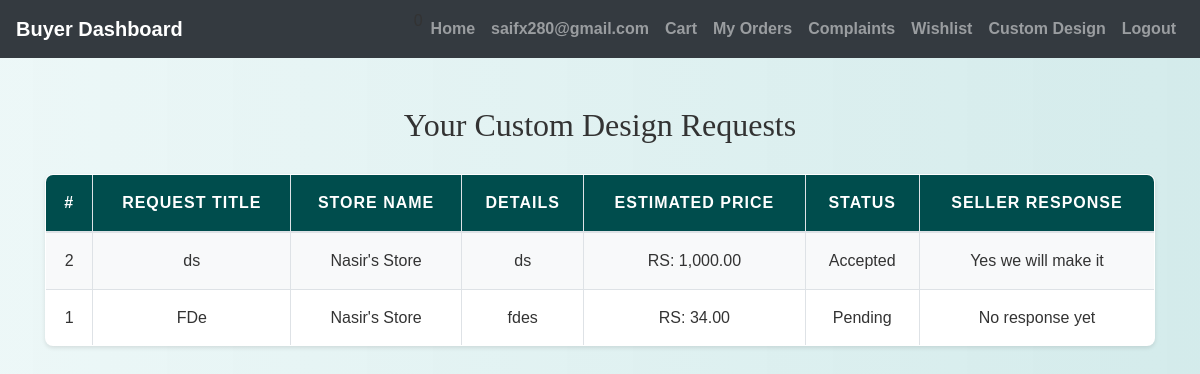
The page /buyer/view_requests.php (signed in) on the database its author committed.
### tables this page shows
CREATE TABLE `custom_requests` (
  `id` int(11) NOT NULL,
  `customer_id` int(11) NOT NULL,
  `seller_id` int(11) NOT NULL,
  `title` varchar(255) NOT NULL,
  `details` text NOT NULL,
  `estimated_price` decimal(10,2) NOT NULL,
  `status` enum('pending','accepted','declined','in progress','completed') DEFAULT 'pending',
  `seller_response_message` text DEFAULT NULL,
  `created_at` timestamp NOT NULL DEFAULT current_timestamp()
);

CREATE TABLE `stores` (
  `StoreID` int(11) NOT NULL,
  `StoreName` varchar(255) NOT NULL,
  `Description` text NOT NULL,
  `Location` varchar(255) NOT NULL,
  `SellerID` int(11) NOT NULL
);

### buyer/view_requests.php (the view, shortened to what this page needs)
<?php
include('config.php');
$user_id = $_SESSION['id'];
$sql_requests = "SELECT cr.id, cr.title, cr.details, cr.estimated_price, cr.status, cr.seller_response_message, s.StoreName
                 FROM custom_requests cr
                 JOIN stores s ON cr.seller_id = s.SellerID
                 WHERE cr.customer_id = $user_id
                 ORDER BY cr.created_at DESC";
$result_requests = mysqli_query($conn, $sql_requests);
?>
<!DOCTYPE html>
<html lang="en">
<head>
    <link rel="stylesheet" href="https://maxcdn.bootstrapcdn.com/bootstrap/4.0.0/css/bootstrap.min.css">
    <link rel="stylesheet" href="./css/style.css">
</head>
<body>
<?php include('buyer_navbar.php'); ?>
<div class="container mt-5">
    <h2>Your Custom Design Requests</h2>
    <?php if (mysqli_num_rows($result_requests) > 0): ?>
        <table class="table table-bordered">
            <thead>
                <tr>
                    <th>#</th>
                    <th>Request Title</th>
                    <th>Store Name</th>
                    <th>Details</th>
                    <th>Estimated Price</th>
                    <th>Status</th>
                    <th>Seller Response</th>
                </tr>
            </thead>
            <tbody>
                <?php while ($row = mysqli_fetch_assoc($result_requests)): ?>
                    <tr>
                        <td><?php echo htmlspecialchars($row['id']); ?></td>
                        <td><?php echo htmlspecialchars($row['title']); ?></td>
                        <td><?php echo htmlspecialchars($row['StoreName']); ?></td>
                        <td><?php echo nl2br(htmlspecialchars($row['details'])); ?></td>
                        <td>RS: <?php echo number_format($row['estimated_price'], 2); ?></td>
                        <td><?php echo ucfirst($row['status']); ?></td>
                        <td><?php echo !empty($row['seller_response_message']) ? nl2br(htmlspecialchars($row['seller_response_message'])) : 'No response yet'; ?></td>
                    </tr>
                <?php endwhile; ?>
            </tbody>
        </table>
    <?php else: ?>
        <div class="alert alert-info">You have not made any custom design requests yet.</div>
    <?php endif; ?>
</div>
</body>
</html>

### buyer/css/style.css (style rules this page uses)
body { background: linear-gradient(90deg, rgba(233, 246, 246, 0.831), rgba(207, 233, 233, 0.9)); font-family: 'Arial', sans-serif; color: #333; line-height: 1.6; }
h1, h2, h3, h4 { text-align: center; margin-top: 30px; margin-bottom: 30px; font-family: 'Georgia', serif; }
.container { margin-bottom: 40px; }
.table { width: 100%; border-collapse: collapse; margin-top: 20px; font-size: 16px; background-color: #ffffff; border-radius: 8px; overflow: hidden; box-shadow: 0 2px 4px rgba(0, 0, 0, 0.1); }
.table th, .table td { padding: 15px; border: 1px solid #dee2e6; text-align: center; }
.table thead th { background-color: #004d4d; color: white; font-weight: bold; text-transform: uppercase; letter-spacing: 1px; }
.table tbody tr:nth-child(odd) { background-color: #f8f9fa; }

### rows shown on the page
custom_requests: id "2", title "ds", stores.StoreName "Nasir's Store", details "ds", estimated_price "1,000.00", status "Accepted", seller_response_message "Yes we will make it"
custom_requests: id "1", title "FDe", stores.StoreName "Nasir's Store", details "fdes", estimated_price "34.00", status "Pending", shows "No response yet"

### other values the page prints
$_SESSION["email"] "saifx280@gmail.com"
